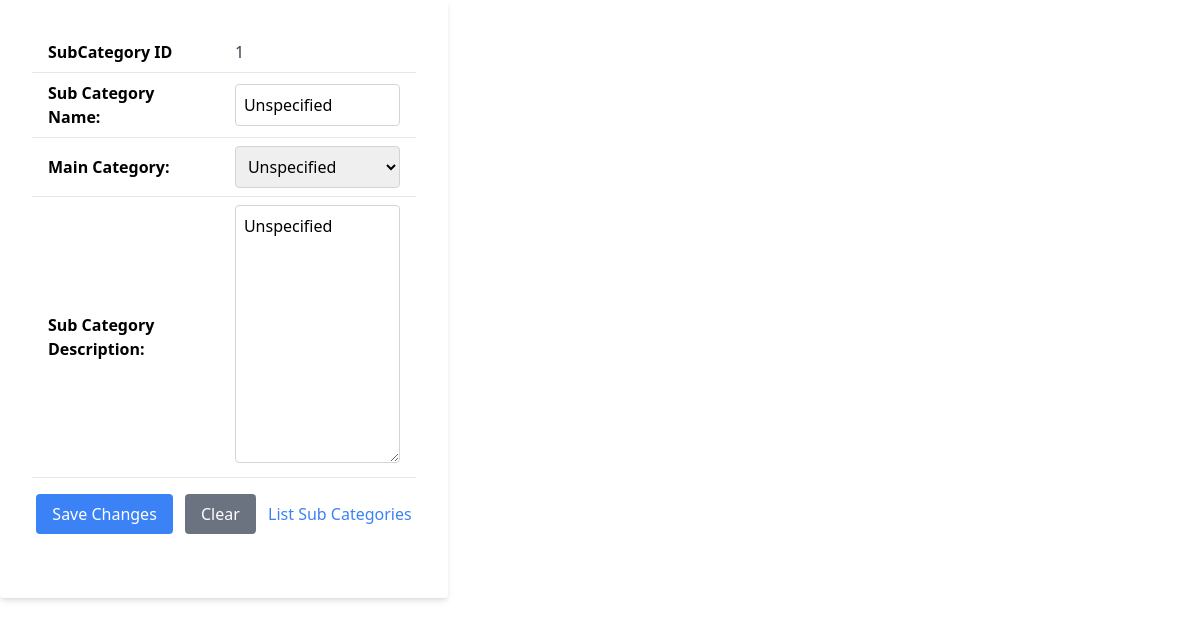
/Category/SubCategories/SubCategories_Modify.php?id=1 (signed in), run on an earlier commit of the app's database.
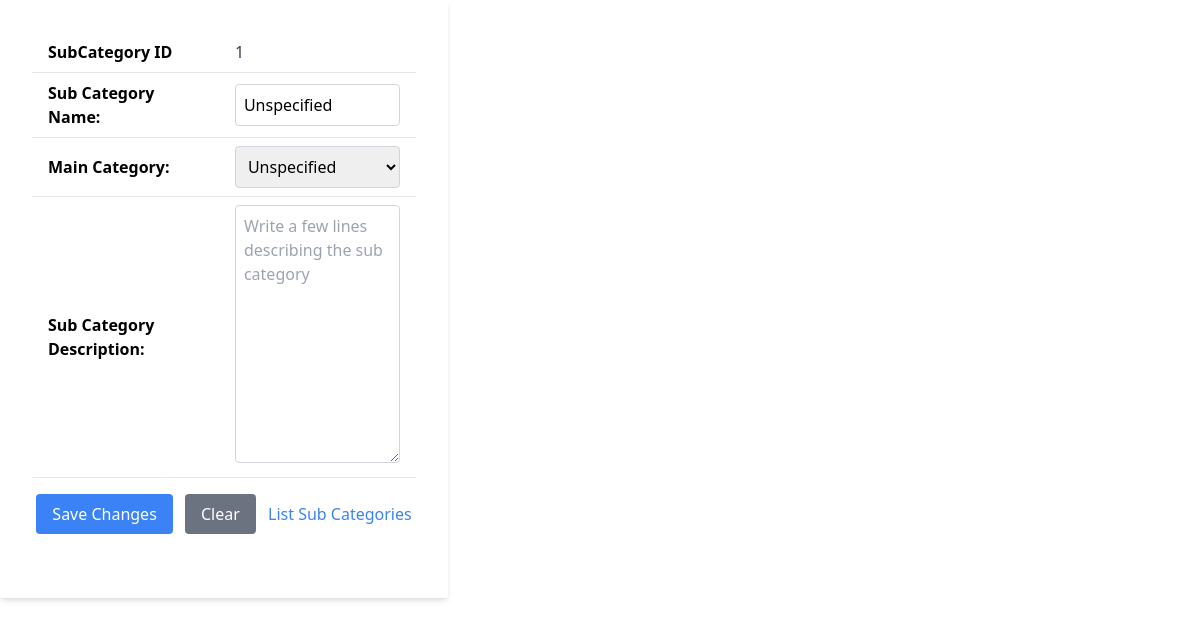
And on a later commit of the database.
### tables this page shows
CREATE TABLE `subcategories` (
  `SubCategory_ID` int NOT NULL AUTO_INCREMENT,
  `SubCategory_Name` varchar(100) DEFAULT NULL,
  `SubCategory_Desc` varchar(2000) DEFAULT NULL,
  `Category_ID` int DEFAULT NULL,
  PRIMARY KEY (`SubCategory_ID`),
  KEY `Category_ID` (`Category_ID`),
  CONSTRAINT `subcategories_ibfk_1` FOREIGN KEY (`Category_ID`) REFERENCES `categories` (`Category_ID`)
);

### Category/SubCategories/SubCategories_Modify.php (the view, shortened to what this page needs)
<!DOCTYPE html>
<html lang="en">
<head>
    <?php
    include_once ("../../DB_Connexion.php");
    if (!empty($_GET["id"])) {
        $SubCategory_ID = $_GET["id"];
        $SubCategoryQuery = "SELECT SubCategory_ID, SubCategory_Name, SubCategory_Desc, Category_ID FROM SubCategories WHERE SubCategory_ID = :SubCategory_ID";
        $pdostmt = $connexion->prepare($SubCategoryQuery);
        $pdostmt->execute(["SubCategory_ID" => $SubCategory_ID]);
        $ligne = $pdostmt->fetch(PDO::FETCH_ASSOC);
    } else {
        echo '<title>Edit Subcategory</title>';
    } ;
    ?>
</head>
<body class="bg-gray-100 flex items-center justify-center min-h-screen">
    <section class="bg-white p-8 rounded shadow-md w-full max-w-md">
        <table class="w-full border-collapse">
            <form action="" method="POST" enctype="multipart/form-data">
                <tr class="border-b">
                    <td class="py-2 px-4">
                        <label for="SubCategory_ID" class="font-semibold">SubCategory ID</label>
                    </td>
                    <td class="py-2 px-4">
                        <span class="text-gray-700"><?php echo $ligne['SubCategory_ID'] ?></span>
                    </td>
                </tr>
                <tr class="border-b">
                    <td class="py-2 px-4">
                        <label for="SubCategory_Name" class="font-semibold">Sub Category Name:</label>
                    </td>
                    <td class="py-2 px-4">
                        <input type="text" name="SubCategory_Name" class="w-full p-2 border border-gray-300 rounded" placeholder="Your Sub Category Name" value="<?php echo $ligne['SubCategory_Name'] ?>">
                    </td>
                </tr>
                <tr class="border-b">
                    <td class="py-2 px-4">
                        <label for="Category_Name" class="font-semibold">Main Category:</label>
                    </td>
                    <td class="py-2 px-4">
                        <select name="Category_Name" class="w-full p-2 border border-gray-300 rounded" required>
                            <?php
                            $queryCategories = "SELECT Category_Name, Category_ID FROM Categories ORDER BY Category_ID";
                            $pdostmtCategories = $connexion->prepare($queryCategories);
                            $pdostmtCategories->execute();
                            $categories = $pdostmtCategories->fetchAll(PDO::FETCH_COLUMN);
                            foreach ($categories as $category) {
                                echo "<option value=\"$category\">$category</option>";
                            }
                            ?>
                        </select>
                    </td>
                </tr>
                <tr class="border-b">
                    <td class="py-2 px-4">
                        <label for="SubCategory_Desc" class="font-semibold">Sub Category Description:</label>
                    </td>
                    <td class="py-2 px-4">
                        <textarea name="SubCategory_Desc" class="w-full p-2 border border-gray-300 rounded" cols="30" rows="10" placeholder="Write a few lines describing the sub category"><?php echo $ligne['SubCategory_Desc'] ?></textarea>
                    </td>
                </tr>
                <tr>
                    <td colspan="2" class="py-4 text-center">
                        <button type="submit" class="bg-blue-500 text-white py-2 px-4 rounded hover:bg-blue-700 transition duration-200">Save Changes</button>
                        <button type="reset" class="bg-gray-500 text-white py-2 px-4 rounded hover:bg-gray-700 transition duration-200 ml-2">Clear</button>
                        <a href="SubCategories_List.php" class="text-blue-500 hover:underline ml-2">List Sub Categories</a>
                    </td>
                </tr>
                <tr>
                    <td colspan="2" class="py-2 text-center text-red-500">
                    </td>
                </tr>
            </form>
        </table>
    </section>
</body>
</html>

What changed in the data, as far as the page shows it:
changed subcategories "Unspecified": SubCategory_Desc "Unspecified" → (not shown)
